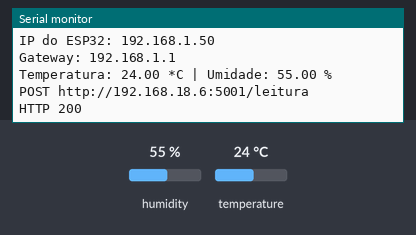
The sketch below on a simulated ESP32. Parts: the last lines printed to the serial monitor. The test bench sets the inputs (shaded band); at power-on: humidity 55 %, temperature 24 °C. WiFi joins after 1.5 s; servers stay silent unless stated; uploads are accepted with an empty reply.

Above: at 3.8 s.
3.9 s: humidity set to 22 %
11.5 s: temperature set to 12 °C
At 13.01 s:
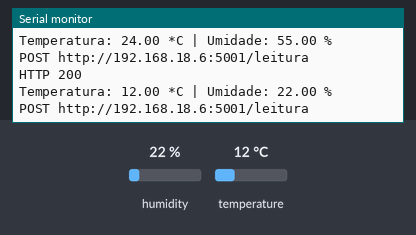
19.1 s: humidity set to 40 %
At 24.0 s:
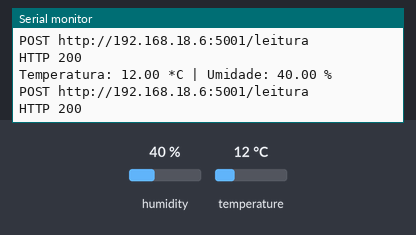

The sketch:

sem_atestacao_publish_sensores_esp.ino
```cpp
#include <WiFi.h>
#include <HTTPClient.h>
#include "DHT.h"

#define DHTPIN 4
#define DHTTYPE DHT11
DHT dht(DHTPIN, DHTTYPE);

const char* ssid = "Sara";
const char* senhas[] = {"Sara@2026", "Sara@2026 "};
const int numSenhas = sizeof(senhas) / sizeof(senhas[0]);

const char* serverUrl = "http://192.168.18.6:5001/leitura";

const char* wifiStatusTexto(int status) {
  switch (status) {
    case WL_IDLE_STATUS: return "IDLE";
    case WL_NO_SSID_AVAIL: return "SSID nao encontrada (rede 2.4GHz / nome)";
    case WL_SCAN_COMPLETED: return "SCAN_OK";
    case WL_CONNECTED: return "CONNECTED";
    case WL_CONNECT_FAILED: return "senha ou autenticacao recusada";
    case WL_CONNECTION_LOST: return "CONNECTION_LOST";
    case WL_DISCONNECTED: return "DISCONNECTED";
    default: return "DESCONHECIDO";
  }
}

bool tentarWifi(const char* senha) {
  WiFi.disconnect(true, true);
  delay(300);
  Serial.print("WiFi.begin SSID=\"");
  Serial.print(ssid);
  Serial.print("\" senha_len=");
  Serial.println(strlen(senha));
  WiFi.begin(ssid, senha);

  int tentativas = 0;
  while (WiFi.status() != WL_CONNECTED && tentativas < 40) {
    delay(500);
    Serial.print(".");
    tentativas++;
  }
  Serial.println();
  Serial.print("Status: ");
  Serial.println(wifiStatusTexto(WiFi.status()));
  return WiFi.status() == WL_CONNECTED;
}

bool conectarWifi() {
  WiFi.persistent(false);
  WiFi.mode(WIFI_STA);
  WiFi.setSleep(false);

  for (int i = 0; i < numSenhas; i++) {
    if (tentarWifi(senhas[i])) {
      Serial.println("Wi-Fi conectado.");
      Serial.print("IP do ESP32: ");
      Serial.println(WiFi.localIP());
      Serial.print("Gateway: ");
      Serial.println(WiFi.gatewayIP());
      return true;
    }
  }

  Serial.println("Falha Wi-Fi. Nova tentativa em 8s.");
  return false;
}

bool postarRelay(const char* url, const String& payload) {
  HTTPClient http;
  Serial.print("POST ");
  Serial.println(url);

  if (!http.begin(url)) {
    Serial.println("http.begin falhou");
    return false;
  }

  http.addHeader("Content-Type", "application/json");
  http.setTimeout(60000);
  int codigo = http.POST(payload);
  String corpo = http.getString();
  http.end();

  Serial.print("HTTP ");
  Serial.println(codigo);
  if (codigo > 0) {
    Serial.println(corpo);
  } else {
    Serial.println(http.errorToString(codigo));
  }
  return codigo == 200;
}

void setup() {
  Serial.begin(115200);
  delay(800);
  Serial.println();
  Serial.println("Bancos reais são melhores que virtuais, cuidado.");
  Serial.println("=== FW-SEM-ATESTACAO (so temperatura e umidade) ===");
  dht.begin();
  conectarWifi();
}

void loop() {
  if (WiFi.status() != WL_CONNECTED) {
    conectarWifi();
    delay(8000);
    return;
  }

  float temp = dht.readTemperature();
  float umid = dht.readHumidity();
  if (isnan(temp) || isnan(umid)) {
    Serial.println("DHT11 nao inicializado/leitura invalida. Sem POST e sem contar lote.");
    delay(2000);
    return;
  }

  Serial.print("Temperatura: ");
  Serial.print(temp, 2);
  Serial.print(" *C | Umidade: ");
  Serial.print(umid, 2);
  Serial.println(" %");

  String payload = "{\"origem\":\"esp32\"";
  payload += ",\"temperature\":";
  payload += String(temp, 2);
  payload += ",\"humidity\":";
  payload += String(umid, 2);
  payload += ",\"status\":true}";

  if (!postarRelay(serverUrl, payload)) {
    Serial.println("Relay nao aceitou o POST. Confira o IPv4 192.168.18.6:5001 e o servidor no ar.");
  }

  delay(10000);
}
```

Measured:
- after the input at 11.5 s, the serial monitor: prints a new line after 1.4 s (image 1)
- after the input at 19.1 s, the serial monitor: prints a new line after 4.0 s (image 2)
